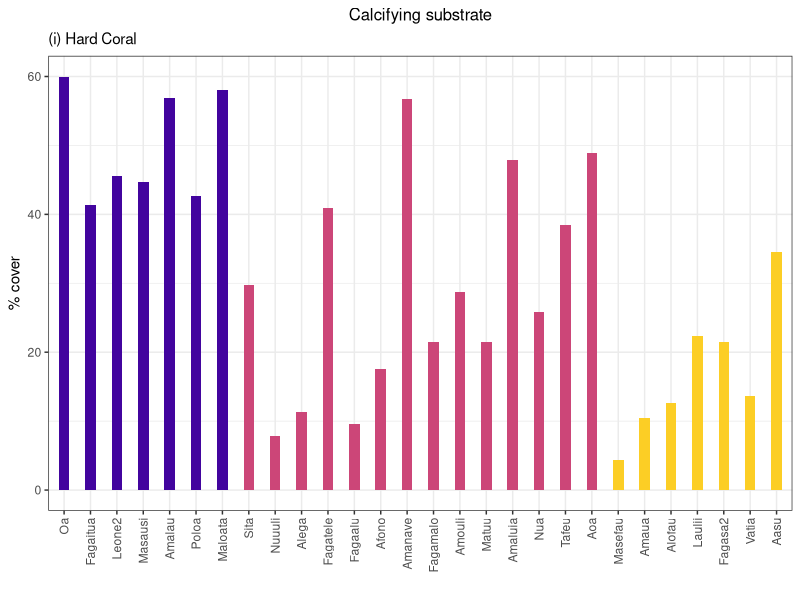
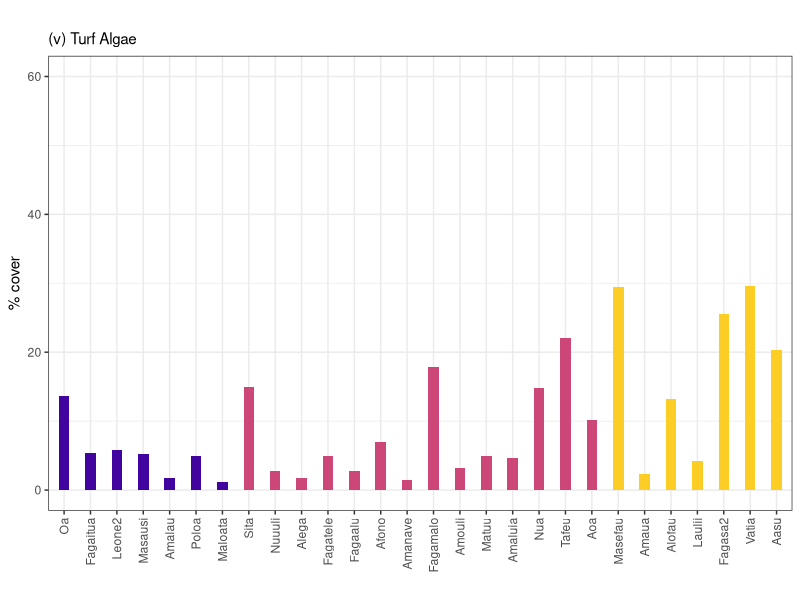
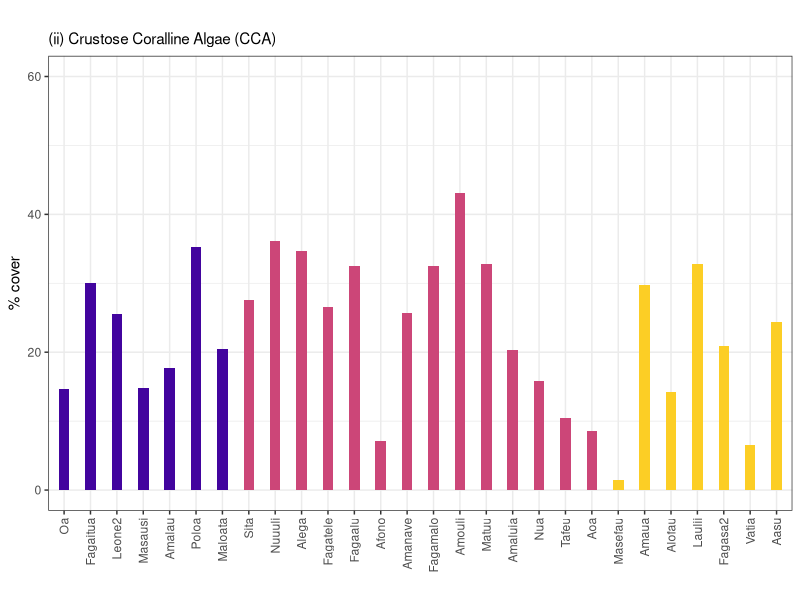
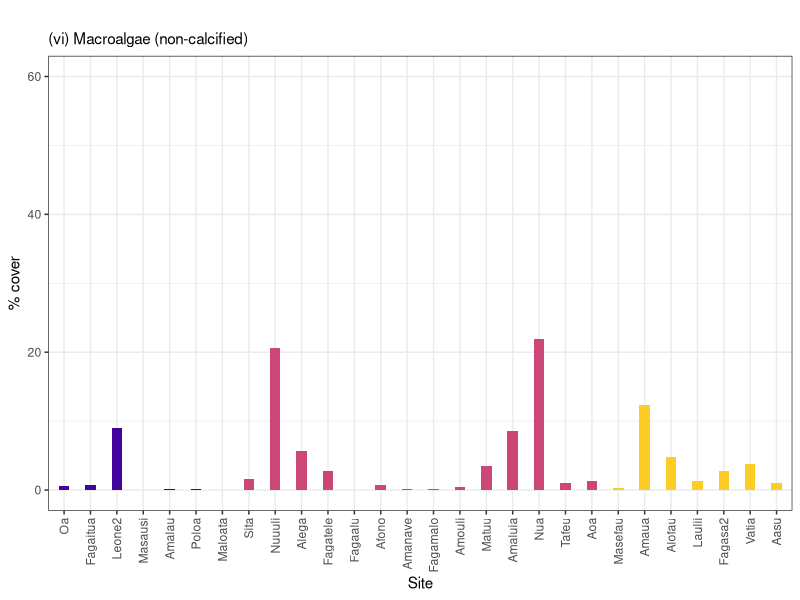
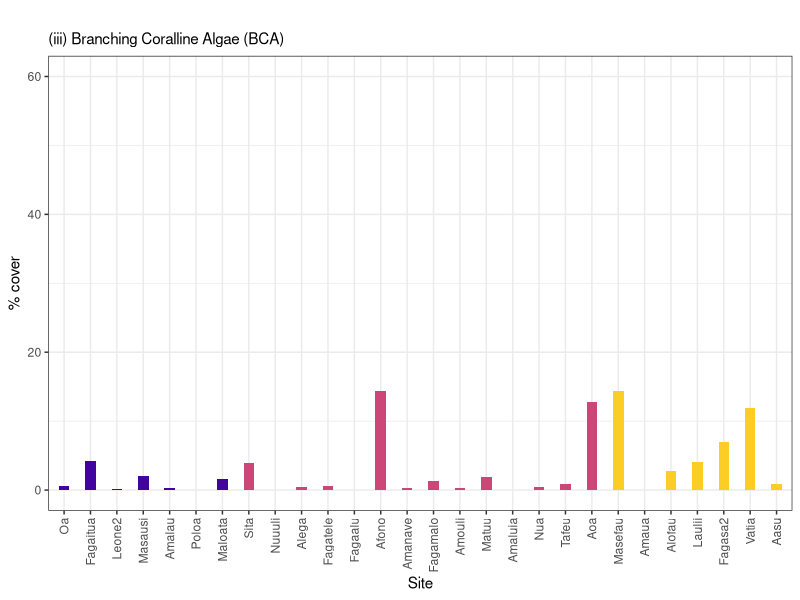
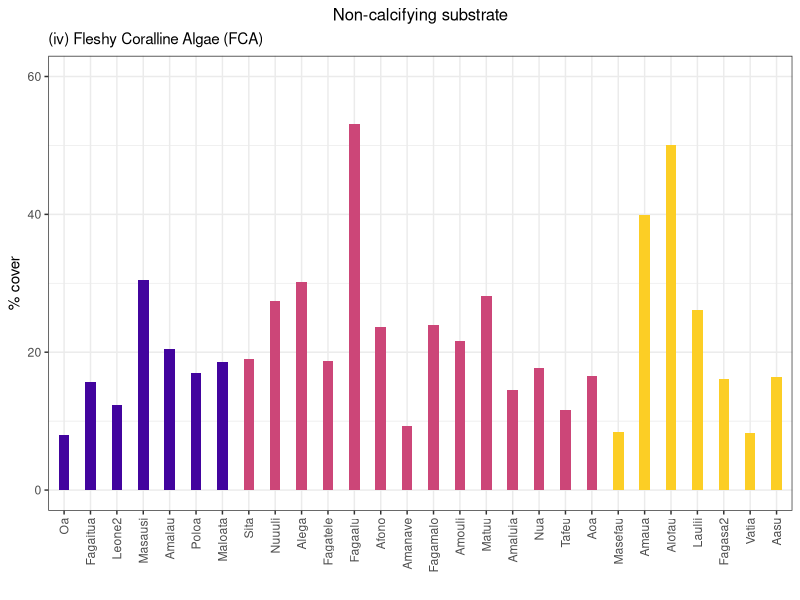
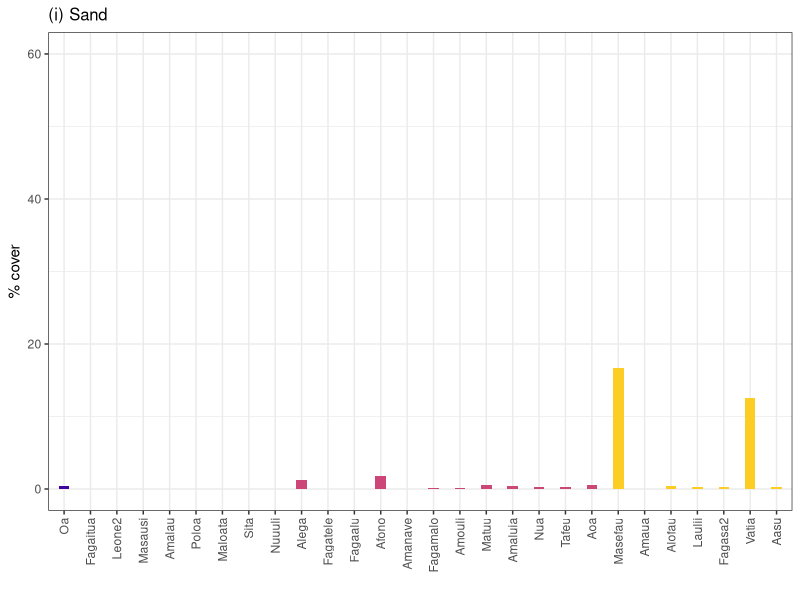
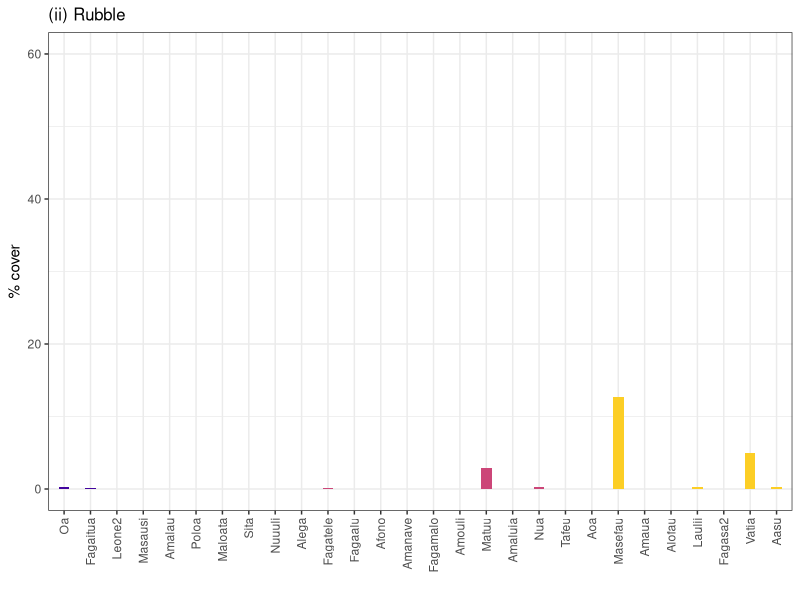

Here is the R script that generated these plots, in order:
## 4. Graphics
## i) Visualisation of dispersion results by site (fig S3 & S4)
## Description: Calculate BSR, bar graphs sites ranked with benthic major and coral genera, MDS plots
## Alice Lawrence | alice.lawrence@bangor.ac.uk
## 1st May 2023 (edited 6th Jan 2025)


## load libraries ----
install.packages("tidyverse")   # collection of packages (dplyr, ggplot2, readr tidyr etc)
install.packages("gridExtra")   # Grid graphic objects
install.packages("forcats")     # 
install.packages("terra")       # for viridis colour palette?
install.packages("ggpubr")

library(tidyverse) 
library(gridExtra)  
library(forcats)
library(terra)    
library(ggpubr)


## import data ----
# benthic major groups
benthic_site_mean <- read.csv("data_output/benthic_site_mean_major.csv")
# remove X column
benthic_site_mean <- select(benthic_site_mean, -X)

# coral genera 
coral_site_mean <- read.csv("data_output/benthic_site_mean_coral.csv")
# remove X column
coral_site_mean <- select(coral_site_mean, -X)

# standard error for all groups
site_se <- read.csv("data_output/benthic_transects_se.csv")
# remove X column
site_se <- select(site_se, -X)

# benthic dispersion per site
disp_site <- read.csv("data_output/dispersion_major_site.csv")
# remove X , rank, quartile columns
disp_site <- select(disp_site, c(-X, -quartile))


## combine datasets  ----
# add dispersion data to benthic_site_mean
major_trans <- left_join(benthic_site_mean, disp_site, by = "sitename")

# add dispersion data to coral_site_mean
coral_trans <- left_join(coral_site_mean, disp_site, by = "sitename")



## prepare data for graphics ----

# Figure 1 - Benthic Major % cover ranked and coloured by disp category

# Figure 2 - Coral genera % cover ranked and coloured by disp category


# convert to factors: sitename, rank, dispersion
major_trans <- 
  major_trans %>% 
  mutate(across (c(sitename, rank, dispersion) , as.factor))

coral_trans <- 
  coral_trans %>% 
  mutate(across (c(sitename, rank, dispersion) , as.factor))

str(major_trans)
str(coral_trans)
levels(major_trans$sitename)


# reorder levels in dispersion category factor
#major_trans
major_trans$dispersion <- factor(major_trans$dispersion,
                           levels = c('Low', 'Med', 'High'),
                           labels = c('Low', 'Med', 'High'))

levels(major_trans$dispersion)

unique(major_trans$dispersion)

# coral_trans
coral_trans$dispersion <- factor(coral_trans$dispersion,
                                 levels = c('Low', 'Med', 'High'),
                                 labels = c('Low', 'Med', 'High'))

levels(coral_trans$dispersion)

unique(coral_trans$dispersion)

#reorder factor levels - benthic
major_trans$sitename <- factor(major_trans$sitename,
                         levels = c('Oa', 'Fagaitua', 'Leone2', 'Masausi', 'Amalau', 'Poloa', 'Maloata', 'Sita', 'Nuuuli', 'Alega', 'Fagatele', 'Fagaalu', 'Afono', 'Amanave', 'Fagamalo', 'Amouli', 'Matuu', 'Amaluia', 'Nua', 'Tafeu', 'Aoa', 'Masefau',  'Amaua', 'Alofau', 'Laulii', 'Fagasa2', 'Vatia', 'Aasu'))

levels(major_trans$sitename)

unique(major_trans$sitename)


#reorder factor levels - coral
coral_trans$sitename <- factor(coral_trans$sitename,
                               levels = c('Oa', 'Fagaitua', 'Leone2', 'Masausi', 'Amalau', 'Poloa', 'Maloata', 'Sita', 'Nuuuli', 'Alega', 'Fagatele', 'Fagaalu', 'Afono', 'Amanave', 'Fagamalo', 'Amouli', 'Matuu', 'Amaluia', 'Nua', 'Tafeu', 'Aoa', 'Masefau',  'Amaua', 'Alofau', 'Laulii', 'Fagasa2', 'Vatia', 'Aasu'))

levels(coral_trans$sitename)

unique(coral_trans$sitename)

# graphic 1 - benthic major % cover ordered by dispersion rank on x
# graphic1 <- ggplot(major_trans, aes(x = sitename, y = Coral)) +
#   geom_col()
# 
# plot(graphic1)


#### benthic major graphs ####
# Major Benthic categories
c <- (ggplot(major_trans, aes(x = sitename, 
                                  y = CORAL, 
                                  fill = dispersion,
                                  width = 0.4)) +
  geom_col() +
    ylim(0, 60) +
  viridis::scale_fill_viridis(alpha = 1, begin = 0.1, end = 0.9, option = "C", discrete=TRUE, 
                              name = "Dispersion", labels=c("Low", "Medium", "High"), ) +
  labs(x = "", 
       y = "% cover",
       title = "Calcifying substrate",
       subtitle = "(i) Hard Coral") +
  theme_bw() +
  theme(plot.title = element_text(size = 12, hjust = 0.5), 
        #subtitle = element_text(size = 12, hjust = 0),
        axis.text.x = element_text(angle = 90, vjust = 0.5, hjust = 1),
        legend.position = "none")) 
plot(c)


# turf
ta <- (ggplot(major_trans, aes(x = sitename, 
                        y = TURF, 
                        fill = dispersion,
                        width = 0.4)) +
         geom_col() +
             ylim(0, 60) +
         viridis::scale_fill_viridis(alpha = 1, begin = 0.1, end = 0.9, option = "C", discrete=TRUE, 
                                     name = "Dispersion", labels=c("Low", "Medium", "High"), ) +
        labs(x = "", 
             y = "% cover",
             title = "",
             subtitle = "(v) Turf Algae") +
        theme_bw() +
        theme(plot.title = element_text(size = 12, hjust = 0), 
              axis.text.x = element_text(angle = 90, vjust = 0.5, hjust = 1),
              legend.position = "none")) 

plot(ta)


# cca
cca <- (ggplot(major_trans, aes(x = sitename, 
                         y = CCA, 
                         fill = dispersion,
                         width = 0.4)) +
          geom_col() +
          ylim(0, 60) +
          viridis::scale_fill_viridis(alpha = 1, begin = 0.1, end = 0.9, option = "C", discrete=TRUE, 
                                      name = "Dispersion", labels=c("Low", "Medium", "High"), ) +
          labs(x = "", 
               y = "% cover",
               title = "",
               subtitle = "(ii) Crustose Coralline Algae (CCA)") +
          theme_bw() +
         theme(plot.title = element_text(size = 12, hjust = 0), 
               axis.text.x = element_text(angle = 90, vjust = 0.5, hjust = 1),
               legend.position = "none")) 

plot(cca)


# macroalgae
ma <- (ggplot(major_trans, aes(x = sitename, 
                         y = MA_noHALI, 
                         fill = dispersion,
                         width = 0.4)) +
         geom_col() +
         ylim(0, 60) +
         viridis::scale_fill_viridis(alpha = 1, begin = 0.1, end = 0.9, option = "C", discrete=TRUE, 
                                     name = "Dispersion", labels=c("Low", "Medium", "High"), ) +
         labs(x = "Site", 
              y = "% cover",
              title = "",
              subtitle = "(vi) Macroalgae (non-calcified)") +
         theme_bw() +
         theme(plot.title = element_text(size = 12, hjust = 0), 
               axis.text.x = element_text(angle = 90, vjust = 0.5, hjust = 1),
               legend.position = "none")) 
plot(ma)


# BCA
bca <- (ggplot(major_trans, aes(x = sitename, 
                         y = BCA, 
                         fill = dispersion,
                         width = 0.4)) +
         geom_col() +
          ylim(0, 60) +
          viridis::scale_fill_viridis(alpha = 1, begin = 0.1, end = 0.9, option = "C", discrete=TRUE, 
                                     name = "Dispersion", labels=c("Low", "Medium", "High"), ) +
          labs(x = "Site", 
               y = "% cover",
               title = "",
               subtitle = "(iii) Branching Coralline Algae (BCA)") +
         theme_bw() +
         theme(plot.title = element_text(size = 12, hjust = 0), 
               axis.text.x = element_text(angle = 90, vjust = 0.5, hjust = 1),
               legend.position = "none")) 
plot(bca)


# FCA
fca <- (ggplot(major_trans, aes(x = sitename, 
                                y = FCA, 
                                fill = dispersion,
                                width = 0.4)) +
          geom_col() +
          ylim(0, 60) +
          viridis::scale_fill_viridis(alpha = 1, begin = 0.1, end = 0.9, option = "C", discrete=TRUE, 
                                      name = "Dispersion", labels=c("Low", "Medium", "High"), ) +
          labs(x = "", 
               y = "% cover",
               title = "Non-calcifying substrate",
               subtitle = "(iv) Fleshy Coralline Algae (FCA)") +
          theme_bw() +
          theme(plot.title = element_text(size = 12, hjust = 0.5), 
                axis.text.x = element_text(angle = 90, vjust = 0.5, hjust = 1),
                legend.position = "none")) 
plot(fca)


# Sand
sand <- (ggplot(major_trans, aes(x = sitename, 
                                y = SAND, 
                                fill = dispersion,
                                width = 0.4)) +
          geom_col() +
           ylim(0, 60) +
           viridis::scale_fill_viridis(alpha = 1, begin = 0.1, end = 0.9, option = "C", discrete=TRUE, 
                                      name = "Dispersion", labels=c("Low", "Medium", "High"), ) +
          labs(x = "", y = "% cover") +
          ggtitle('(i) Sand') +
          theme_bw() +
          theme(plot.title = element_text(size = 12, hjust = 0), 
                axis.text.x = element_text(angle = 90, vjust = 0.5, hjust = 1),
                legend.position = "none")) 
plot(sand)


# Rubble
rub <- (ggplot(major_trans, aes(x = sitename, 
                                 y = RUB, 
                                 fill = dispersion,
                                 width = 0.4)) +
           geom_col() +
          ylim(0, 60) +
          viridis::scale_fill_viridis(alpha = 1, begin = 0.1, end = 0.9, option = "C", discrete=TRUE, 
                                       name = "Dispersion", labels=c("Low", "Medium", "High"), ) +
           labs(x = "", y = "% cover") +
           ggtitle('(ii) Rubble') +
           theme_bw() +
           theme(plot.title = element_text(size = 12, hjust = 0), 
                 axis.text.x = element_text(angle = 90, vjust = 0.5, hjust = 1),
                 legend.position = "none")) 
plot(rub)


# Other Inverts
oi <- (ggplot(major_trans, aes(x = sitename, 
                                y = OI, 
                                fill = dispersion,
                                width = 0.4)) +
          geom_col() +
         ylim(0, 60) +
         viridis::scale_fill_viridis(alpha = 1, begin = 0.1, end = 0.9, option = "C", discrete=TRUE, 
                                      name = "Dispersion", labels=c("Low", "Medium", "High"), ) +
          labs(x = "Site", y = "% cover") +
          ggtitle('(iii) Other Invertebrates') +
          theme_bw() +
          theme(plot.title = element_text(size = 12, hjust = 0), 
                axis.text.x = element_text(angle = 90, vjust = 0.5, hjust = 1),
                legend.position = "none")) 
plot(oi)



# figure1 <- ggarrange(c, ta, cca, ma, 
#                      common.legend = TRUE, 
#                      legend="top",
#                      labels = c("Hard Coral", "Turf Algae", "Crustose Coralline Algae (CCA)", "Macroalgae"),
#                      font.label = list(size = 10, colour = "lightblue"),
#                      ncol=2, nrow=2
#                      )
# 
# ggsave("graphs/Figure1_trans.pdf", width = 10, height = 8)


# Figure 1 Benthic Major
ggarrange(c, fca, cca, ta, bca, ma, 
          ncol=2, nrow=3, 
          common.legend = TRUE, 
          legend="bottom")

ggsave("graphs/FigS3_major_site.pdf", width = 10, height = 12, dpi = 100)
ggsave("graphs/FigS3__major_site.tiff", width = 10, height = 12, dpi = 100)


# Figure Benthic Major - supplementary
ggarrange(sand, rub, oi, 
          ncol=1, nrow=3, 
          common.legend = TRUE, 
          legend="top")

ggsave("graphs/FigureSX_major.pdf", width = 5, height = 10, dpi = 100)
ggsave("graphs/FigureSX_major.tiff", width = 5, height = 10, dpi = 100)




## coral graphs ----
# Figure Coral genera - (MeanTotalCoral), MONTI, PORRUS, COSC, ACROP, ISOP, (PAV)

monti <- (ggplot(coral_trans, aes(x = sitename, 
                              y = MONTI, 
                              fill = dispersion,
                              width = 0.4)) +
        geom_col() +
        ylim(0, 40) +
        viridis::scale_fill_viridis(alpha = 1, begin = 0.1, end = 0.9, option = "C", discrete=TRUE, 
                                    name = "Dispersion", labels=c("Low", "Medium", "High"), ) +
        labs(x = "", 
             y = "% cover",
             subtitle = expression('(i)'~italic(Montipora)~'spp.')) +
        theme_bw() +
        theme(plot.title = element_text(size = 12, hjust = 0.5), 
              #subtitle = element_text(size = 12, hjust = 0),
              axis.text.x = element_text(angle = 90, vjust = 0.5, hjust = 1),
              legend.position = "none")) 
plot(monti)


# PORRUS
porrus <- (ggplot(coral_trans, aes(x = sitename, 
                                  y = PORRUS, 
                                  fill = dispersion,
                                  width = 0.4)) +
            geom_col() +
            ylim(0, 40) +
            viridis::scale_fill_viridis(alpha = 1, begin = 0.1, end = 0.9, option = "C", discrete=TRUE, 
                                        name = "Dispersion", labels=c("Low", "Medium", "High"), ) +
            labs(x = "", 
                 y = "% cover",
                 subtitle = expression('(ii)'~italic(Porites)~italic(rus)~'spp.')) +
            theme_bw() +
            theme(plot.title = element_text(size = 12, hjust = 0.5), 
                  #subtitle = element_text(size = 12, hjust = 0),
                  axis.text.x = element_text(angle = 90, vjust = 0.5, hjust = 1),
                  legend.position = "none")) 
plot(porrus)


# ACROP
acrop <- (ggplot(coral_trans, aes(x = sitename, 
                                 y = (ACROP + ACROTBL + ACROPARB + ACROST), 
                                 fill = dispersion,
                                 width = 0.4)) +
           geom_col() +
           ylim(0, 40) +
           viridis::scale_fill_viridis(alpha = 1, begin = 0.1, end = 0.9, option = "C", discrete=TRUE, 
                                       name = "Dispersion", labels=c("Low", "Medium", "High"), ) +
           labs(x = "", 
                y = "% cover",
                subtitle = expression('(iii)'~italic(Acropora)~'spp.')) +
           theme_bw() +
           theme(plot.title = element_text(size = 12, hjust = 0.5), 
                 #subtitle = element_text(size = 12, hjust = 0),
                 axis.text.x = element_text(angle = 90, vjust = 0.5, hjust = 1),
                 legend.position = "none")) 
plot(acrop)

# ISOP
isop <- (ggplot(coral_trans, aes(x = sitename, 
                                  y = ISOP, 
                                  fill = dispersion,
                                  width = 0.4)) +
            geom_col() +
            ylim(0, 40) +
            viridis::scale_fill_viridis(alpha = 1, begin = 0.1, end = 0.9, option = "C", discrete=TRUE, 
                                        name = "Dispersion", labels=c("Low", "Medium", "High"), ) +
            labs(x = "", 
                 y = "% cover",
                 subtitle = expression('(iv)'~italic(Isopora)~'spp.')) +
            theme_bw() +
            theme(plot.title = element_text(size = 12, hjust = 0.5), 
                  #subtitle = element_text(size = 12, hjust = 0),
                  axis.text.x = element_text(angle = 90, vjust = 0.5, hjust = 1),
                  legend.position = "none")) 
plot(isop)


# PAV
pav <- (ggplot(coral_trans, aes(x = sitename, 
                                 y = PAV, 
                                 fill = dispersion,
                                 width = 0.4)) +
           geom_col() +
           ylim(0, 40) +
           viridis::scale_fill_viridis(alpha = 1, begin = 0.1, end = 0.9, option = "C", discrete=TRUE, 
                                       name = "Dispersion", labels=c("Low", "Medium", "High"), ) +
           labs(x = "", 
                y = "% cover",
                subtitle = expression('(v)'~italic(Pavona)~'spp.')) +
           theme_bw() +
           theme(plot.title = element_text(size = 12, hjust = 0.5), 
                 #subtitle = element_text(size = 12, hjust = 0),
                 axis.text.x = element_text(angle = 90, vjust = 0.5, hjust = 1),
                 legend.position = "none")) 
plot(pav)


# ACROTBL
actbl <- (ggplot(coral_trans, aes(x = sitename, 
                                y = ACROTBL, 
                                fill = dispersion,
                                width = 0.4)) +
          geom_col() +
          ylim(0, 40) +
          viridis::scale_fill_viridis(alpha = 1, begin = 0.1, end = 0.9, option = "C", discrete=TRUE, 
                                      name = "Dispersion", labels=c("Low", "Medium", "High"), ) +
          labs(x = "", 
               y = "% cover",
               subtitle = expression('(vi)'~italic(Acropora)~'table')) +
          theme_bw() +
          theme(plot.title = element_text(size = 12, hjust = 0.5), 
                #subtitle = element_text(size = 12, hjust = 0),
                axis.text.x = element_text(angle = 90, vjust = 0.5, hjust = 1),
                legend.position = "none")) 
plot(actbl)


# POC
poc <- (ggplot(coral_trans, aes(x = sitename, 
                                  y = POC, 
                                  fill = dispersion,
                                  width = 0.4)) +
            geom_col() +
            ylim(0, 40) +
            viridis::scale_fill_viridis(alpha = 1, begin = 0.1, end = 0.9, option = "C", discrete=TRUE, 
                                        name = "Dispersion", labels=c("Low", "Medium", "High"), ) +
            labs(x = "", 
                 y = "% cover",
                 subtitle = expression('(vii)'~italic(Pocillopora)~'spp.')) +
            theme_bw() +
            theme(plot.title = element_text(size = 12, hjust = 0.5), 
                  #subtitle = element_text(size = 12, hjust = 0),
                  axis.text.x = element_text(angle = 90, vjust = 0.5, hjust = 1),
                  legend.position = "none")) 
plot(poc)


# PORMAS
pormas <- (ggplot(coral_trans, aes(x = sitename, 
                                y = PORMAS, 
                                fill = dispersion,
                                width = 0.4)) +
          geom_col() +
          ylim(0, 40) +
          viridis::scale_fill_viridis(alpha = 1, begin = 0.1, end = 0.9, option = "C", discrete=TRUE, 
                                      name = "Dispersion", labels=c("Low", "Medium", "High"), ) +
          labs(x = "", 
               y = "% cover",
               subtitle = expression('(vi)'~italic(Porites)~'massive')) +
          theme_bw() +
          theme(plot.title = element_text(size = 12, hjust = 0.5), 
                #subtitle = element_text(size = 12, hjust = 0),
                axis.text.x = element_text(angle = 90, vjust = 0.5, hjust = 1),
                legend.position = "none")) 
plot(pormas)


# LEPT
lept <- (ggplot(coral_trans, aes(x = sitename, 
                                   y = LEPT, 
                                   fill = dispersion,
                                   width = 0.4)) +
             geom_col() +
             ylim(0, 40) +
             viridis::scale_fill_viridis(alpha = 1, begin = 0.1, end = 0.9, option = "C", discrete=TRUE, 
                                         name = "Dispersion", labels=c("Low", "Medium", "High"), ) +
             labs(x = "", 
                  y = "% cover",
                  title = "",
                  subtitle = "(ix) Leptastrea spp.") +
             theme_bw() +
             theme(plot.title = element_text(size = 12, hjust = 0.5), 
                   #subtitle = element_text(size = 12, hjust = 0),
                   axis.text.x = element_text(angle = 90, vjust = 0.5, hjust = 1),
                   legend.position = "none")) 
plot(lept)


# LOBOPH
lobo <- (ggplot(coral_trans, aes(x = sitename, 
                                 y = LOBOPH, 
                                 fill = dispersion,
                                 width = 0.4)) +
           geom_col() +
           ylim(0, 40) +
           viridis::scale_fill_viridis(alpha = 1, begin = 0.1, end = 0.9, option = "C", discrete=TRUE, 
                                       name = "Dispersion", labels=c("Low", "Medium", "High"), ) +
           labs(x = "", 
                y = "% cover",
                title = "",
                subtitle = "(x) Lobophyllia spp.") +
           theme_bw() +
           theme(plot.title = element_text(size = 12, hjust = 0.5), 
                 #subtitle = element_text(size = 12, hjust = 0),
                 axis.text.x = element_text(angle = 90, vjust = 0.5, hjust = 1),
                 legend.position = "none")) 
plot(lobo)



# COSC
cosc <- (ggplot(coral_trans, aes(x = sitename, 
                                   y = COSC, 
                                   fill = dispersion,
                                   width = 0.4)) +
             geom_col() +
             ylim(0, 40) +
             viridis::scale_fill_viridis(alpha = 1, begin = 0.1, end = 0.9, option = "C", discrete=TRUE, 
                                         name = "Dispersion", labels=c("Low", "Medium", "High"), ) +
             labs(x = "", 
                  y = "% cover",
                  title = "",
                  subtitle = "(x) Coscinarea") +
             theme_bw() +
             theme(plot.title = element_text(size = 12, hjust = 0.5), 
                   #subtitle = element_text(size = 12, hjust = 0),
                   axis.text.x = element_text(angle = 90, vjust = 0.5, hjust = 1),
                   legend.position = "none")) 
plot(cosc)


# Figure 3 Coral genera
ggarrange(monti, porrus, acrop, isop, pav, pormas, 
          ncol=2, nrow=3, 
          common.legend = TRUE, 
          legend="bottom")

ggsave("graphs/FigS4_coral_site.pdf", width = 10, height = 12, dpi = 100)
ggsave("graphs/FigS4_coral_site.tiff", width = 10, height = 12, dpi = 100)
